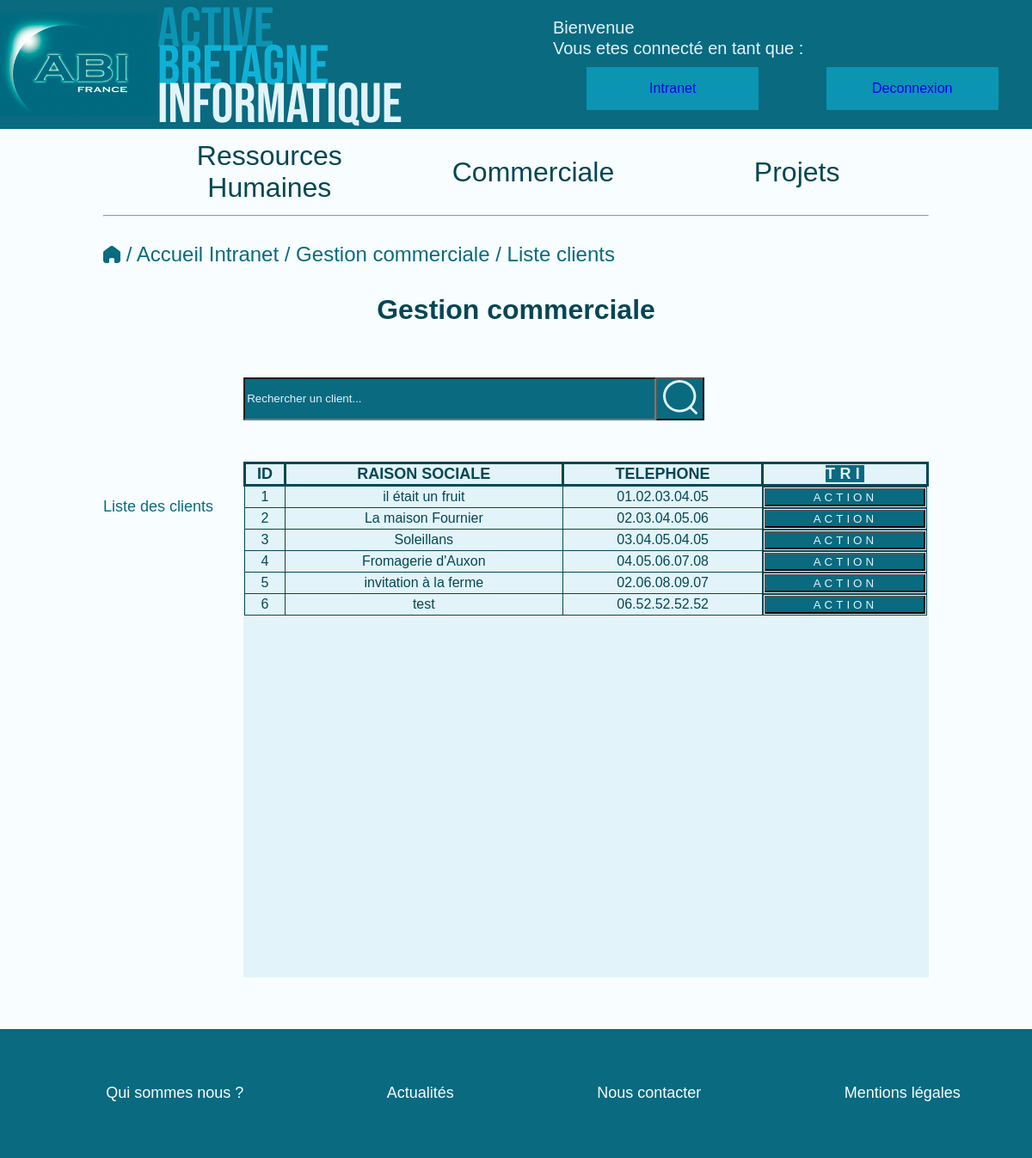
The page /listeClient.php on the database as committed earlier.
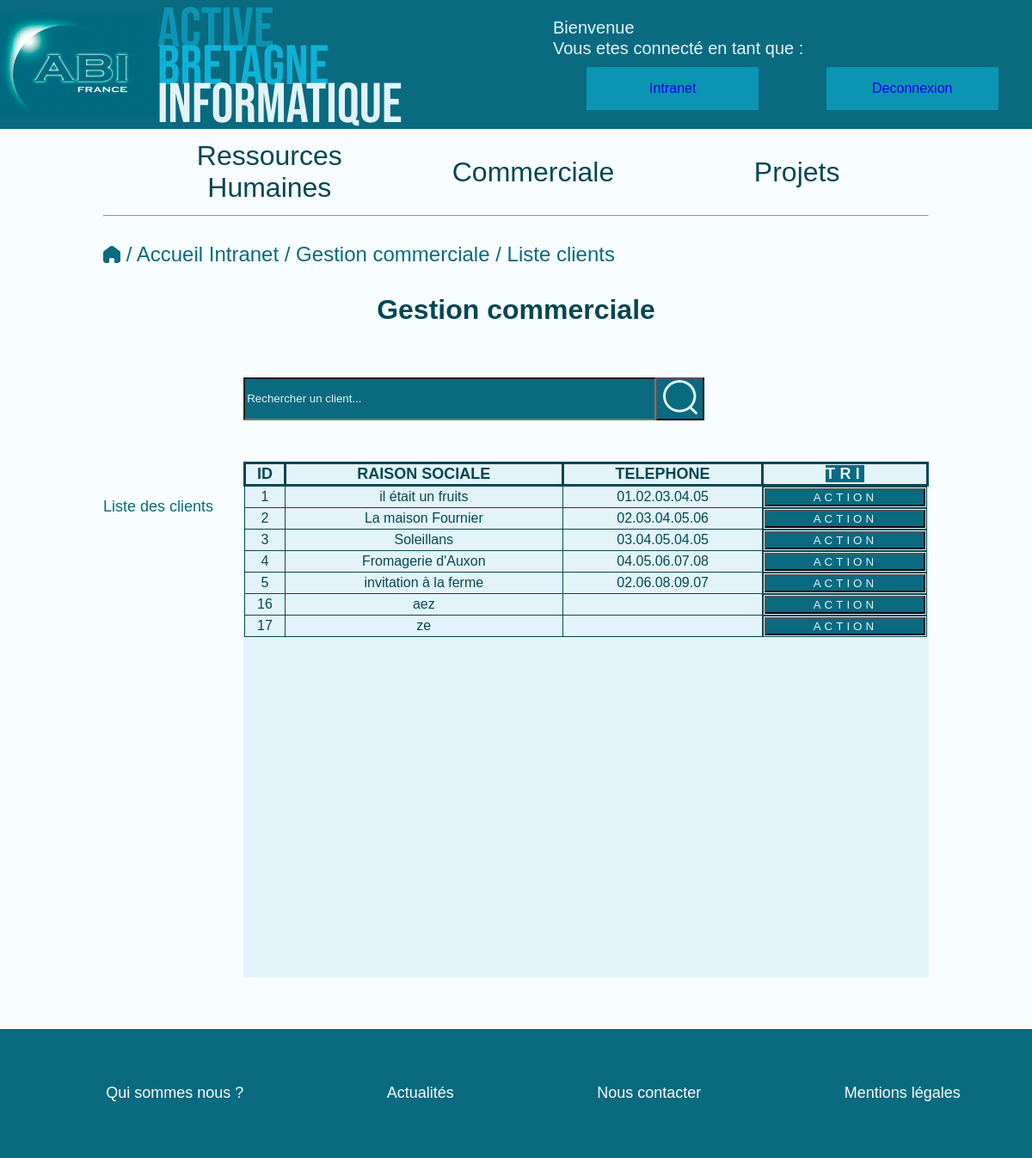
The same page on the database as committed later.
### tables this page shows
CREATE TABLE IF NOT EXISTS `client` (
  `idClient` int(11) NOT NULL AUTO_INCREMENT,
  `raisonSociale` char(32) NOT NULL,
  `typeSociete` char(25) DEFAULT NULL,
  `activite` char(25) DEFAULT NULL,
  `adresse` char(255) DEFAULT NULL,
  `telephoneClient` char(15) DEFAULT NULL,
  `nature` char(25) DEFAULT NULL,
  `CA` decimal(10,0) DEFAULT NULL,
  `effectif` int(11) DEFAULT NULL,
  `commentComm` text,
  `idContact` int(11) DEFAULT NULL,
  PRIMARY KEY (`idClient`)
);

### listeClient.php (the view, shortened to what this page needs)
<!DOCTYPE html>
<html lang="en">
<head>
    <link rel="stylesheet" href="main.css">
</head>
<body>
<?php include('headerConnecte.php') ?>
<?php include('menuSecondaireIntranet.php') ?>
<div class="miette"><a href="indexConnecte.php"><img src="img/home.png" id="logoMiette"></a><a href="mainIntranet.php">  / Accueil Intranet</a><a href="commercial.php">  / Gestion commerciale </a> / Liste clients</div>
<h2 class="h2Centre">Gestion commerciale</h2>
<?php include('rechercheIntranet.php') ?>
<div class="containerGestionCommercial">
    <aside class="sideBar">
            <ul class="function">
                <li><a href="listeClient.php">Liste des clients</a></li>
            </ul>
    </aside>
    <div class="interface">
        <table class="tableauClient">
            <thead class="titreTableauClient">
                <tr>
                    <th>ID</th>
                    <th>RAISON SOCIALE</th>
                    <th>TELEPHONE</th>
                    <th>
                        <?php
                        $order = "";
                        $linkOrder = "";
                        switch($order){
                            case "":
                            case "DESC":
                                $linkOrder = "ASC";
                                break;
                        }
                        ?>
                        <a href="?order=<?= $linkOrder ?>" class="tableauClientButton triButton">TRI</a>
                    </th>
                </tr>
            </thead>
            <tbody class="corpsTableauClient">
                <tr>
               <?php require 'connexionBDD.php';
                $reponse = $bdd->query('SELECT idClient, raisonSociale, telephoneClient FROM client');
                $dataArray = $reponse->fetchAll();
                foreach($dataArray as $donnees)
                {
                ?>
                    <td><?php echo $donnees['idClient'];?></td>
                    <td><?php echo $donnees['raisonSociale'];?></td>
                    <td><?php echo $donnees['telephoneClient'];?></td>
                    <td class="dropdown">
                        <button class="tableauClientButton actionButton">ACTION</button>
                    </td>
                </tr>
                <tr>
                <?php
                }
                ?>
            </tbody>
        </table>
    </div>
</div>
<?php include('footer.php') ?>
</body>
</html>

### headerConnecte.php
<header>
    <div class="headerGauche">
        <a href="indexConnecte.php"><img src="img/logo.jpg" id="logo" alt="1" height="120px"></a>
        <div id="ACI">
           <p class="active">active<br></p>
           <p class="bretagne">bretagne<br></p>
           <p class="informatique">informatique<br></p>
        </div>
    </div>
    <div id="headerDroit">
        <div class="identification">
            <p>Bienvenue <?php echo $_SESSION['prenom']?><br>
            Vous etes connecté en tant que : <?php echo $_SESSION['qualification']?>
            </p>
        </div>
        <div class="boutons">
            <div class="headerButton">
                <a href="mainIntranet.php">
                    <p class="HeaderTextButton">Intranet</p>
                </a>
            </div>
            <div class="headerButton">
                <a href="deconnexion.php"><p class="HeaderTextButton">Deconnexion</p></a>
            </div>
        </div>
    </div>
</header>
<div id="blocPage">

### menuSecondaireIntranet.php
<nav id="navSecondaire">
    <ul id="navListe">
        <li class ="navSecondaireBox"><a href="ressourcesHumaines.php">Ressources Humaines</a></li>
        <li class ="navSecondaireBox"><a href="commercial.php">Commerciale</a></li>
        <li class ="navSecondaireBox"><a href="projets.php">Projets</a></li>
    </ul>
</nav>
<hr>

### rechercheIntranet.php
<form action ="commercial.php" class="searchForm" method="post">
    <input class="searchInput"  name="search" placeholder= "Rechercher un client..." required>
    <button type ="submit" value="Search" class="searchButton"><img src="img/search.svg" alt=""></button>
</form>

### footer.php
</div>
<footer>
    <ul id="footerListe">
        <li><a href="quiSommesNous">Qui sommes nous ?</a></li>
        <li><a href="actualites">Actualités</a></li>
        <li><a href="contact">Nous contacter</a></li>
        <li><a href="#">Mentions légales</a></li>
    </ul>
</footer>

### main.css (style rules this page uses)
* { font-family: chivo, "Arial", Helvetica, sans-serif; box-sizing: border-box; margin : 0; }
body { background-color: #F8FEFF; color : #064654; max-width: 3000px; max-height: 2000px; }
#blocPage { margin-left: 10%; margin-right: 10%; }
h2 { font-size: 2em; line-height: 100px; margin-bottom: 3%; }
a { text-decoration: none; }
header { background-color:#096A80; height:150px; display: flex; justify-content: space-between; }
.headerGauche { display: flex; align-items: center; }
#logo { float: left; height:120px; }
.active { font-family: BebasNeue, "impact", Arial, Helvetica, sans-serif; color: #0C94B3; font-size: 65px; margin-top: -28px; margin-bottom: -35px; padding: 0px; }
.bretagne { font-family: BebasNeue, "impact", Arial, Helvetica, sans-serif; color: #0FB2D6; font-size: 65px; margin-top: -12px; margin-bottom: -35px; padding: 0px; }
.informatique { font-family: BebasNeue, "impact", Arial, Helvetica, sans-serif; color:#E2F4F9; font-size: 65px; margin-top: -12px; margin-bottom: -35px; padding: 0px; }
.headerButton { width: 200px; height: 50px; background: #0C94B3; display: flex; justify-content: center; align-items: center; }
.identification { width: 557px; height: 48px; left: 872px; top: 15px; font-family: Chivo; font-style: normal; font-weight: normal; margin-bottom: -25px; font-size: 20px; line-height: 24px; margin-bottom: 30px; margin-top: 20px; color: #E2F4F9; }
.boutons { display: flex; justify-content: space-around; align-items: center; margin-top: -20px; }
footer { background-color: #096A80; margin-top: 5%; }
#footerListe { color : #F8FEFF; display: flex; justify-content: space-around ; align-items: center; height: 150px; list-style-type: none; font-size: large; }
#footerListe a { text-decoration: none; color : #F8FEFF; }
#navSecondaire { height: 100px; }
#navListe { color : #F8FEFF; display: flex; justify-content: space-around ; align-items: center; list-style-type: none; font-size: 2em; height: 100px; }
#navListe a { text-decoration: none; color : #064654; }
.miette { font-size: 1.5em; color: #096A80; text-align: left; margin-top: 30px; }
#logoMiette { position: relative; bottom: -2px; }
.navSecondaireBox { width: 33%; text-align: center; }
.h2Centre { text-align: center; }
.miette a { text-decoration: none; color: #096A80; }
.searchForm { display: flex; justify-content: left; width: 100%; height: 50px; margin-bottom: 5%; }
.searchInput { width: 50%; height:100%; background-color: #096A80; color: #E2F4F9; cursor: pointer; margin-left: 17%; }
input::placeholder { color: #E2F4F9; }
.searchButton { background-color: #096A80; cursor: pointer; }
.containerGestionCommercial { display:flex; min-height: 600px; margin-bottom: 5%; justify-content: space-around; }
.sideBar { width: 17%; }
.function { list-style: none; margin-top: 10%; padding-left: 0px; }
.function a { text-decoration: none; color : #096A80; }
.function li { line-height: 4; }
.interface { background-color: #E2F4F9; width: 83%; }
.function a { text-decoration: none; color : #096A80; font-size: large; }
.tableauClient { width: 100%; border-collapse: collapse; }
.tableauClient th, td { vertical-align: middle; border: solid; }
.titreTableauClient { font-size: large; }
.tableauClientButton { background-color: #096A80; color: #E2F4F9; width: 100%; letter-spacing: 0.3em; cursor: pointer; }
.tableauClient td { border: 1px solid; text-align: center; }
.dropdown { position: relative; display: inline-block; width: 100%; }

Rows that differ between the two databases and show on the page:
removed client: idClient "6", raisonSociale "test", telephoneClient "06.52.52.52.52"
changed client id 1: raisonSociale "il était un fruit" → "il était un fruits"
added client: idClient "16", raisonSociale "aez"
added client: idClient "17", raisonSociale "ze"
